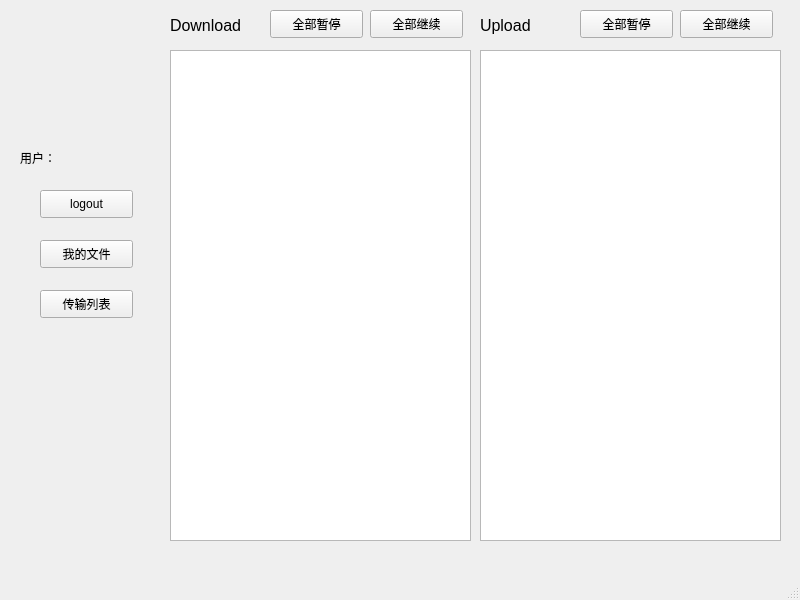
<?xml version="1.0" encoding="UTF-8"?>
<ui version="4.0">
 <class>download</class>
 <widget class="QMainWindow" name="download">
  <property name="geometry">
   <rect>
    <x>0</x>
    <y>0</y>
    <width>800</width>
    <height>600</height>
   </rect>
  </property>
  <property name="windowTitle">
   <string>MainWindow</string>
  </property>
  <widget class="QWidget" name="centralwidget">
   <widget class="QPushButton" name="myfile">
    <property name="geometry">
     <rect>
      <x>40</x>
      <y>240</y>
      <width>93</width>
      <height>28</height>
     </rect>
    </property>
    <property name="text">
     <string>我的文件</string>
    </property>
   </widget>
   <widget class="QPushButton" name="logout">
    <property name="geometry">
     <rect>
      <x>40</x>
      <y>190</y>
      <width>93</width>
      <height>28</height>
     </rect>
    </property>
    <property name="text">
     <string>logout</string>
    </property>
   </widget>
   <widget class="QPushButton" name="pushButton_3">
    <property name="geometry">
     <rect>
      <x>40</x>
      <y>290</y>
      <width>93</width>
      <height>28</height>
     </rect>
    </property>
    <property name="text">
     <string>传输列表</string>
    </property>
   </widget>
   <widget class="QLabel" name="label">
    <property name="geometry">
     <rect>
      <x>20</x>
      <y>150</y>
      <width>41</width>
      <height>16</height>
     </rect>
    </property>
    <property name="text">
     <string>用户：</string>
    </property>
   </widget>
   <widget class="QTableView" name="tableView">
    <property name="geometry">
     <rect>
      <x>170</x>
      <y>50</y>
      <width>301</width>
      <height>491</height>
     </rect>
    </property>
   </widget>
   <widget class="QTableView" name="tableView_2">
    <property name="geometry">
     <rect>
      <x>480</x>
      <y>50</y>
      <width>301</width>
      <height>491</height>
     </rect>
    </property>
   </widget>
   <widget class="QLabel" name="label_2">
    <property name="geometry">
     <rect>
      <x>170</x>
      <y>10</y>
      <width>101</width>
      <height>31</height>
     </rect>
    </property>
    <property name="font">
     <font>
      <family>Arial</family>
      <pointsize>12</pointsize>
     </font>
    </property>
    <property name="text">
     <string>Download</string>
    </property>
   </widget>
   <widget class="QLabel" name="label_3">
    <property name="geometry">
     <rect>
      <x>480</x>
      <y>10</y>
      <width>101</width>
      <height>31</height>
     </rect>
    </property>
    <property name="font">
     <font>
      <family>Arial</family>
      <pointsize>12</pointsize>
     </font>
    </property>
    <property name="text">
     <string>Upload</string>
    </property>
   </widget>
   <widget class="QPushButton" name="dstop">
    <property name="geometry">
     <rect>
      <x>270</x>
      <y>10</y>
      <width>93</width>
      <height>28</height>
     </rect>
    </property>
    <property name="text">
     <string>全部暂停</string>
    </property>
   </widget>
   <widget class="QPushButton" name="dcontinue">
    <property name="geometry">
     <rect>
      <x>370</x>
      <y>10</y>
      <width>93</width>
      <height>28</height>
     </rect>
    </property>
    <property name="text">
     <string>全部继续</string>
    </property>
   </widget>
   <widget class="QPushButton" name="ucontinue">
    <property name="geometry">
     <rect>
      <x>680</x>
      <y>10</y>
      <width>93</width>
      <height>28</height>
     </rect>
    </property>
    <property name="text">
     <string>全部继续</string>
    </property>
   </widget>
   <widget class="QPushButton" name="ustop">
    <property name="geometry">
     <rect>
      <x>580</x>
      <y>10</y>
      <width>93</width>
      <height>28</height>
     </rect>
    </property>
    <property name="text">
     <string>全部暂停</string>
    </property>
   </widget>
  </widget>
  <widget class="QMenuBar" name="menubar">
   <property name="geometry">
    <rect>
     <x>0</x>
     <y>0</y>
     <width>800</width>
     <height>26</height>
    </rect>
   </property>
  </widget>
  <widget class="QStatusBar" name="statusbar"/>
 </widget>
 <resources/>
 <connections/>
</ui>
